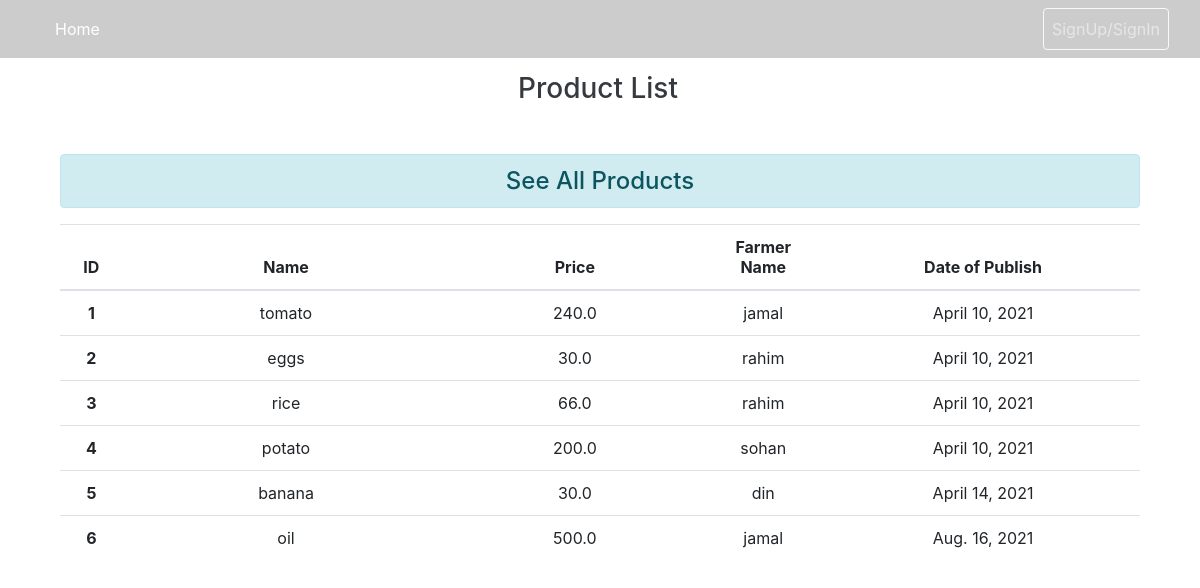
Page /productlist/ on the committed database.
### main/models.py (models this page shows, shortened)
class Product(models.Model):
    name = models.CharField(max_length=120)
    farmer = models.ForeignKey(User, on_delete=models.CASCADE)
    quantity = models.FloatField()
    price = models.FloatField()
    created_date = models.DateField(auto_now_add=True)

### main/views.py (the view)
# urls.py: path('productlist/',main_views.product_list,name='productlist'),
def product_list(request):
        productlist = Product.objects.all()
        context = {
                'productlist': productlist
        }
        return render (request, 'main/productlist.html', context)

### main/templates/main/productlist.html (shortened to what this page needs)
{% load static %}
<link rel="stylesheet" href="https://stackpath.bootstrapcdn.com/bootstrap/4.5.2/css/bootstrap.min.css"> {% include 'main/partials/navbar.html' %}
<div class="container">
    <div class="col-md-12">
        <h3 class="text-dark my-5 text-center mr-1">Product List</h3>
        <h4 class="text-center alert alert-info my-3">See All Products</h4>
        {% if productlist %}
        <table class="table">
            <thead>
                <tr class="text-center">
                    <th scope="col" style="width: 5%;">ID</th>
                    <th scope="col" style="width: 26%;">Name</th>
                    <th scope="col" style="width: 20%;">Price</th>
                    <th scope="col" style="width: 10%;">Farmer Name</th>
                    <th scope="col" style="width: 25%;">Date of Publish</th>
                </tr>
            </thead>
            <tbody>
                {% for productlists in productlist %}
                <tr class="text-center">
                    <th scope="row">{{productlists.id}} </th>
                    <td scope="row">{{productlists.name}}</td>
                    <td scope="row">{{productlists.price}}</td>
                    <td scope="row">{{productlists.farmer.username}}</td>
                    <td scope="row">{{productlists.created_date}}</td>
                </tr>
                {% endfor %}
            </tbody>
        </table>
         {% else %}
        <h4 class="text-center alert alert-warning">No Records</h4>
    </div> {% endif %}
</div>
</div>

### main/templates/main/partials/navbar.html (shortened to what this page needs)
<nav class="navbar fixed-top navbar-expand-lg navbar-dark scrolling-navbar">
    <div class="container-fluid">
        <div class="collapse navbar-collapse" id="navbarSupportedContent">
            <ul class="navbar-nav mr-auto">
                <li class="nav-item active">
                    <a class="nav-link" href="/">Home
            </a>
                </li>
            </ul>
            <ul class="navbar-nav nav-flex-icons">
                {% if user.is_authenticated %}
                <li class="nav-item">
                    <a href="{% url 'logout' %}" class="nav-link border border-light rounded">
                      Logout
                    </a>
                </li>
                {% else %}
                <li class="nav-item">
                    <a href="{% url 'login' %}" class="nav-link border border-light rounded">
                    SignUp/SignIn
                  </a>
                </li>
                {% endif %}
            </ul>
        </div>
    </div>
</nav>

### main/templates/main/partials/navbar.html (style rules this page uses)
.navbar { background-color: rgba(0, 0, 0, .2) }

### rows in the picture
Product: id "1", name "tomato", price "240.0", farmer.username "jamal", created_date "April 10, 2021"
Product: id "2", name "eggs", price "30.0", farmer.username "rahim", created_date "April 10, 2021"
Product: id "3", name "rice", price "66.0", farmer.username "rahim", created_date "April 10, 2021"
Product: id "4", name "potato", price "200.0", farmer.username "sohan", created_date "April 10, 2021"
Product: id "5", name "banana", price "30.0", farmer.username "din", created_date "April 14, 2021"
Product: id "6", name "oil", price "500.0", farmer.username "jamal", created_date "Aug. 16, 2021"
